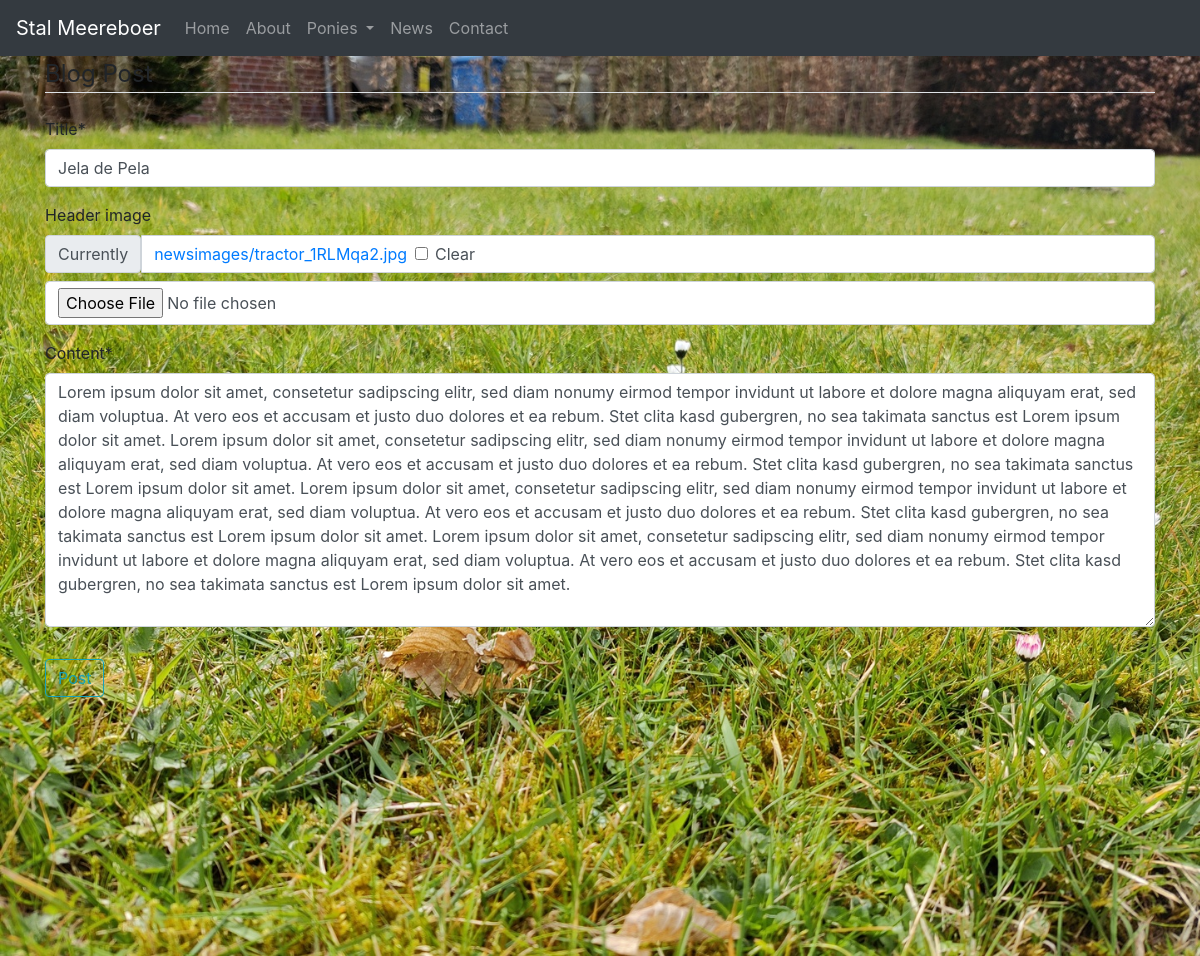
The app's page /post/20/update/ (signed in) with its own data.
### stalmeereboer/models.py (models this page shows, shortened)
class Post(models.Model):
    title = models.CharField(max_length=100)
    header_image = models.ImageField(null=True, blank=True, upload_to="newsimages/")
    content = models.TextField()
    date_posted = models.DateTimeField(default=timezone.now)
    author = models.ForeignKey(User, on_delete=models.CASCADE)

### stalmeereboer/views.py (the view, shortened to what this page needs)
# urls.py: path('post/<int:pk>/update/', PostUpdateView.as_view(), name='post-update'),
class PostUpdateView(LoginRequiredMixin, UserPassesTestMixin, UpdateView):
    model = Post
    fields = ['title', 'header_image', 'content']
    def test_func(self):
        post = self.get_object()
        if self.request.user == post.author:
            return True
        return False

### stalmeereboer/templates/stalmeereboer/post_form.html (shortened to what this page needs)
{% extends "stalmeereboer/base.html" %}
{% load crispy_forms_tags %}
{% block content %}
    <div class="content-section">
        <form method="POST" enctype="multipart/form-data">
            <fieldset class="form-group">
                <legend class="border-bottom mb-4">Blog Post</legend>
                {{ form|crispy }}
            </fieldset>
            <div class="form-group">
                <button class="btn btn-outline-info" type="submit">Post</button>
            </div>
        </form>
    </div>
{% endblock content %}

### records on screen
Post: title "Jela de Pela", content "Lorem ipsum dolor sit amet, consetetur sadipscing elitr, sed diam nonumy eirmod tempor invidunt ut labore et dolore magna aliquyam erat, sed diam voluptua. At vero eos et accusam et justo duo dolores et ea rebum. Stet clita kasd gubergren, no sea takimata sanctus est Lorem ipsum dolor sit amet. Lorem ipsum dolor sit amet, consetetur sadipscing elitr, sed diam nonumy eirmod tempor invidunt ut labore et dolore magna aliquyam erat, sed diam voluptua. At vero eos et accusam et justo duo dolores et ea rebum. Stet clita kasd gubergren, no sea takimata sanctus est Lorem ipsum dolor sit amet. Lorem ipsum dolor sit amet, consetetur sadipscing elitr, sed diam nonumy eirmod tempor invidunt ut labore…"
